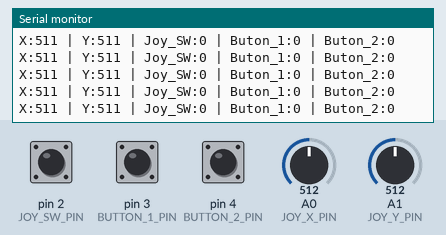
Bench run of a sketch on a simulated Arduino Uno, built with avr-gcc and run on an emulated ATmega328P. Shown: the last lines printed to the serial monitor. The test bench sets the inputs (shaded band); at power-on: A0 (JOY_X_PIN) = 512, A1 (JOY_Y_PIN) = 512, pin 2 (JOY_SW_PIN) HIGH, pin 3 (BUTTON_1_PIN) HIGH, pin 4 (BUTTON_2_PIN) HIGH.

Above: at 1.2 s.
1.3 s: A0 (JOY_X_PIN) set to 716
At 1.32 s:
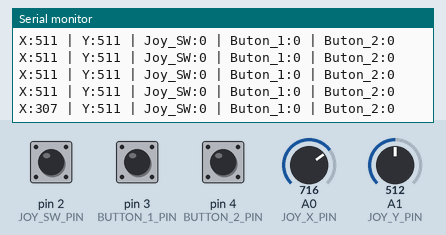
2.8 s: A1 (JOY_Y_PIN) set to 716
At 2.83 s:
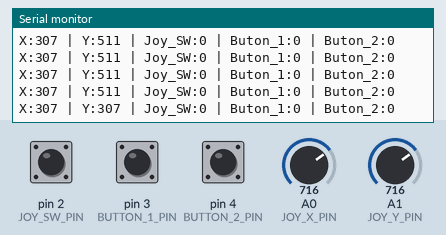
4.3 s: pin 2 (JOY_SW_PIN) pulled LOW for 0.15 s
At 4.35 s:
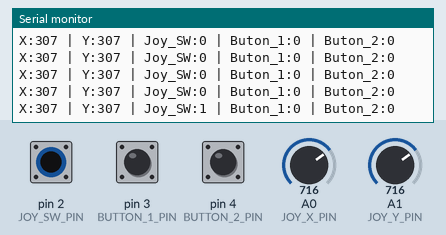
5.9 s: pin 3 (BUTTON_1_PIN) pulled LOW for 0.15 s
At 5.96 s:
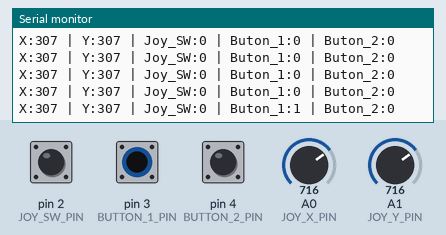
7.5 s: pin 4 (BUTTON_2_PIN) pulled LOW for 0.15 s
At 7.58 s:
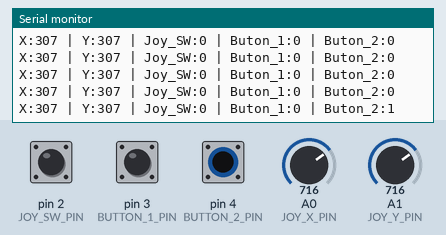
9.1 s: A0 (JOY_X_PIN) set to 900
At 9.19 s:
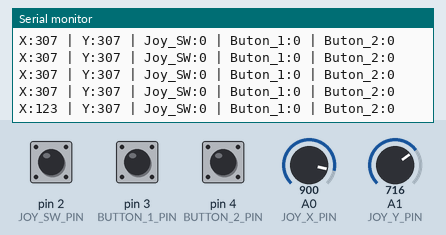
Timing chart, 0 to 11.6 s (numbered marks = the images above; inputs shaded):
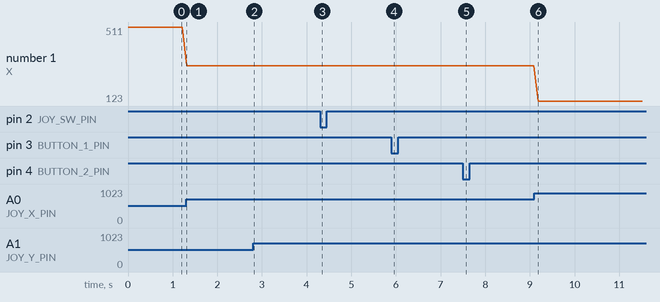

Measured:
- after the input at 1.3 s, the serial monitor: prints a new line at once (image 1)
- after the input at 2.8 s, the serial monitor: prints a new line at once (image 2)
- after the input at 4.3 s, the serial monitor: prints a new line at once (image 3)
- after the input at 5.9 s, the serial monitor: prints a new line after 0.06 s (image 4)
- after the input at 7.5 s, the serial monitor: prints a new line after 0.07 s (image 5)
- after the input at 9.1 s, the serial monitor: prints a new line after 0.09 s (image 6)
- plotted number 1: 511 → 307 after the input at 1.3 s, 307 → 123 after the input at 9.1 s

The sketch:

YKi.ino
```cpp
// Pin Tanımlamaları
const int JOY_X_PIN = A0;      // Joystick X ekseni
const int JOY_Y_PIN = A1;      // Joystick Y ekseni
const int JOY_SW_PIN = 2;      // Joystick üzerindeki buton
const int BUTTON_1_PIN = 3;    // Harici Buton 1
const int BUTTON_2_PIN = 4;    // Harici Buton 2

void setup() {
  // Seri haberleşmeyi başlat
  Serial.begin(115200);

  // Pin modlarını ayarla
  // INPUT_PULLUP kullanıldığı için butonun diğer ucu GND'ye bağlanmalıdır.
  // Butona basıldığında okunan değer 0 (LOW) olur.
  pinMode(JOY_SW_PIN, INPUT_PULLUP);
  pinMode(BUTTON_1_PIN, INPUT_PULLUP);
  pinMode(BUTTON_2_PIN, INPUT_PULLUP);
}

void loop() {
  // Analog verileri oku (0 - 1023 arası)
  int xValue = 1023 - analogRead(JOY_X_PIN);
  int yValue = 1023 - analogRead(JOY_Y_PIN);

  // Buton durumlarını oku (0: Basılı, 1: Boşta)
  int joySw = digitalRead(JOY_SW_PIN);
  int btn1 = digitalRead(BUTTON_1_PIN);
  int btn2 = digitalRead(BUTTON_2_PIN);

  // Verileri Seri Port Ekranına Yazdır
  Serial.print("X:");
  Serial.print(xValue);

  Serial.print(" | Y:");
  Serial.print(yValue);

  Serial.print(" | Joy_SW:");
  Serial.print(joySw == LOW ? "1" : "0");

  Serial.print(" | Buton_1:");
  Serial.print(btn1 == LOW ? "1" : "0");

  Serial.print(" | Buton_2:");
  Serial.println(btn2 == LOW ? "1" : "0");

  // Okunabilirliği artırmak için kısa bir gecikme
  delay(100);
}
```
